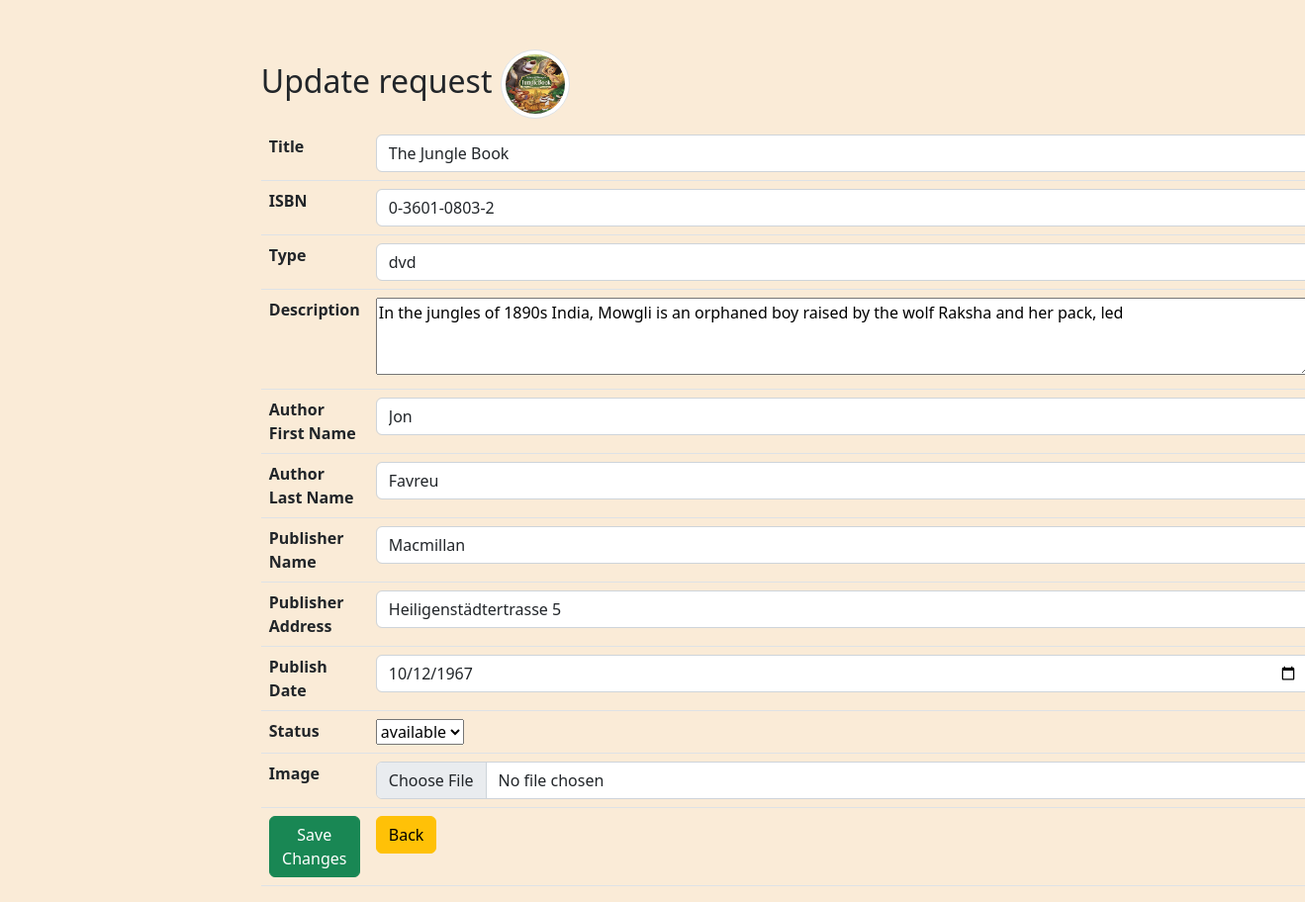
Page /update.php?id=1 on the committed database.
### tables this page shows
CREATE TABLE `library` (
  `id` int(11) NOT NULL,
  `title` varchar(50) DEFAULT NULL,
  `image` varchar(200) DEFAULT NULL,
  `isbn` varchar(13) DEFAULT NULL,
  `type` varchar(50) DEFAULT NULL,
  `description` varchar(200) DEFAULT NULL,
  `author_first_name` varchar(50) DEFAULT NULL,
  `author_last_name` varchar(50) DEFAULT NULL,
  `publisher_name` varchar(50) DEFAULT NULL,
  `publisher_address` varchar(50) DEFAULT NULL,
  `publish_date` date DEFAULT NULL,
  `status` varchar(50) DEFAULT NULL
);

### update.php (the view, shortened to what this page needs)
<?php
require_once 'actions/db_connect.php';
if ($_GET['id']) {
    $id = $_GET['id'];
    $sql = "SELECT * FROM library WHERE id = {$id}";
    $result = mysqli_query($connect, $sql);
    if (mysqli_num_rows($result) == 1) {
        $data = mysqli_fetch_assoc($result);
        $title = $data['title'];
        $isbn = $data['isbn'];
        $type = $data['type'];
        $description = $data['description'];
        $authorFName = $data['author_first_name'];
        $authorLName = $data['author_last_name'];
        $publisherName = $data['publisher_name'];
        $publisherAddress = $data['publisher_address'];
        $publishDate = $data['publish_date'];
        $image = $data['image'];
    } else {
        header("location: error.php");
    }
} else {
    header("location: error.php");
}
?>
<!DOCTYPE html>
<html>
    <head>
        <?php require_once 'components/boot.php'?>
        <link rel="stylesheet" href="style.css">
    </head>
    <body>
        <fieldset>
            <legend class='h2'>Update request <img class='img-thumbnail rounded-circle' src='images/<?php echo $image ?>' alt="<?php echo $name ?>"></legend>
            <form action="actions/a_update.php"  method="post" enctype="multipart/form-data">
                <table class="table">
                <tr>
                        <th>Title</th>
                        <td><input class='form-control' type="text" name="title" value="<?php echo $title ?>" /></td>
                    </tr>
                    <tr>
                        <th>ISBN</th>
                        <td><input class='form-control' type="text" name= "isbn" value="<?php echo $isbn ?>"  /></td>
                    </tr>
                    <tr>
                        <th>Type</th>
                        <td><input class='form-control' type="text" name= "type" value="<?php echo $type ?>"  /></td>
                    </tr>
                    <tr>
                        <th>Description</th>
                        <td><textarea name="description"  cols="100" rows="3" ><?php echo $description ?></textarea></td>
                    </tr>
                    <tr>
                        <th>Author First Name</th>
                        <td><input class='form-control' type="text" name= "first" value="<?php echo $authorFName ?>"  /></td>
                    </tr>
                    <tr>
                        <th>Author Last Name</th>
                        <td><input class='form-control' type="text" name= "last" value="<?php echo $authorLName ?>"  /></td>
                    </tr>
                    <tr>
                        <th>Publisher Name</th>
                        <td><input class='form-control' type="text" name= "publisher" value="<?php echo $publisherName ?>"  /></td>
                    </tr>
                    <tr>
                        <th>Publisher Address</th>
                        <td><input class='form-control' type="text" name= "address" value="<?php echo $publisherAddress ?>"  /></td>
                    </tr>
                    <tr>
                        <th>Publish Date</th>
                        <td><input class='form-control' type="date" name= "publishDate" value="<?php echo $publishDate ?>"  /></td>
                    </tr>
                    <tr>
                        <th>Status</th>
                        <td><select name="status" >
                            <option value="available">available</option>
                        </select></td>
                    </tr>
                    <tr>
                        <th>Image</th>
                        <td><input class='form-control' type="file" name="image" /></td>
                    </tr>
                    <tr>
                        <td><button class="btn btn-success" type= "submit">Save Changes</button></td>
                        <td><a href= "index.php"><button class="btn btn-warning" type="button">Back</button></a></td>
                    </tr>
                </table>
            </form>
        </fieldset>
    </body>
</html>

### style.css (style rules this page uses)
body { background-color:antiquewhite !important; }

### update.php (style rules this page uses)
fieldset { margin: auto; margin-top: 50px; width: 60% ; }
.img-thumbnail { width: 70px !important; height: 70px !important; }

### rows in the picture
library: image (picture), title "The Jungle Book", isbn "0-3601-0803-2", type "dvd", description "In the jungles of 1890s India, Mowgli is an orphaned boy raised by the wolf Raksha and her pack, led", first "Jon", last "Favreu", publisher "Macmillan", address "Heiligenstädtertrasse 5", publishDate "10/12/1967"
